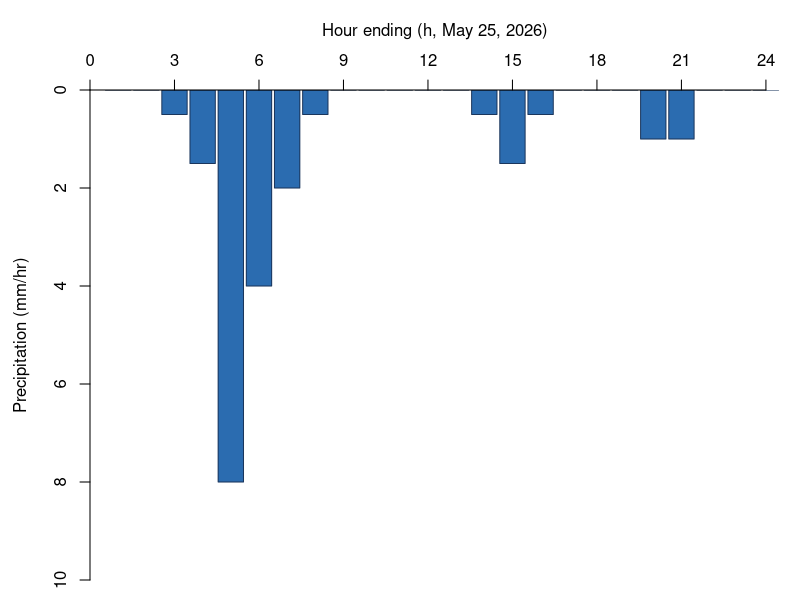

Write the R code that produced this figure.
# Chapter 3, Figure 3.16 - Hourly hyetograph for a 24-hour period (21 mm total)
hrs <- 1:24
v <- numeric(24); v[c(3,4,5,6,7,8,14,15,16,20,21)] <- c(0.5,1.5,8,4,2,0.5,0.5,1.5,0.5,1,1)
stopifnot(abs(sum(v) - 21) < 1e-9)
png("figure_r.png", width = 1200, height = 600, res = 150)
par(mar = c(1, 4.5, 4.5, 1))
plot(NA, xlim = c(0, 24.5), ylim = c(10, 0), xaxs = "i", yaxs = "i", xaxt = "n", bty = "n",
     xlab = "", ylab = "Precipitation (mm/hr)")
rect(hrs - 0.45, 0, hrs + 0.45, v, col = "#2b6cb0", border = "#1a365d")
axis(3, at = 3 * (0:8), labels = 3 * (0:8))
mtext("Hour ending (h, May 25, 2026)", side = 3, line = 2.5)
dev.off()
